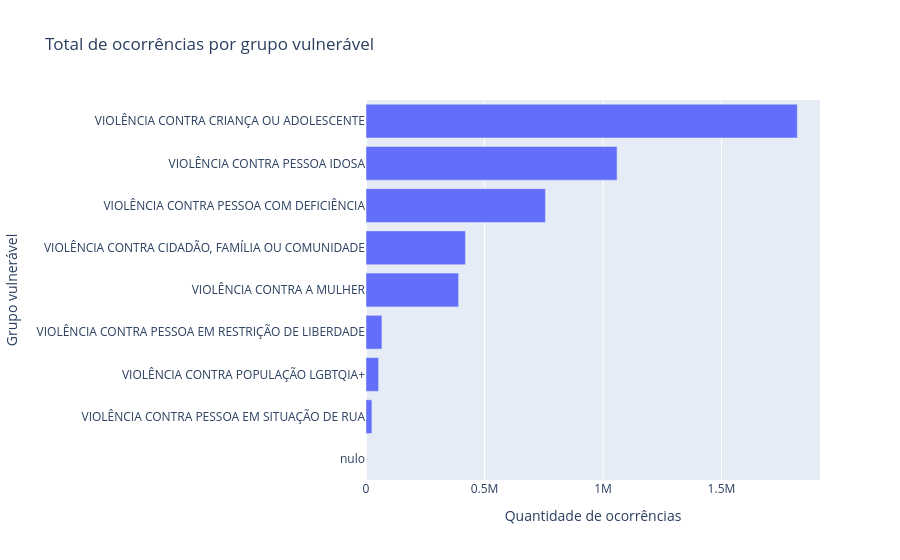

The code cell stored with this chart in its notebook:
### Code cell
grupo_vulneravel_total_ordenado = grupo_vulneravel_total.sort_values("quantidade", ascending=True)

fig = px.bar(
    grupo_vulneravel_total_ordenado,
    x="quantidade",
    y="Grupo_vulnerável",
    orientation="h",
    title="Total de ocorrências por grupo vulnerável",
    labels={"quantidade": "Quantidade de ocorrências", "Grupo_vulnerável": "Grupo vulnerável"},
)
fig.show()

grupo_vulneravel_total_ordenado

### Figure 1 — Plotly figure (JSON) as saved in the notebook; plotly's stock layout.template omitted (floating-point values rounded to 4 significant figures)
{"data": [{"hovertemplate": "Quantidade de ocorrências=%{x}<br>Grupo vulnerável=%{y}<extra></extra>", "legendgroup": "", "marker": {"color": "#636efa", "pattern": {"shape": ""}}, "name": "", "orientation": "h", "showlegend": false, "textposition": "auto", "type": "bar", "x": [1, 24851, 53238, 67235, 390835, 419723, 757193, 1059465, 1819858], "xaxis": "x", "y": ["nulo", "VIOLÊNCIA CONTRA PESSOA EM SITUAÇÃO DE RUA", "VIOLÊNCIA CONTRA POPULAÇÃO LGBTQIA+", "VIOLÊNCIA CONTRA PESSOA EM RESTRIÇÃO DE LIBERDADE", "VIOLÊNCIA CONTRA A MULHER", "VIOLÊNCIA CONTRA CIDADÃO, FAMÍLIA OU COMUNIDADE", "VIOLÊNCIA CONTRA PESSOA COM DEFICIÊNCIA", "VIOLÊNCIA CONTRA PESSOA IDOSA", "VIOLÊNCIA CONTRA CRIANÇA OU ADOLESCENTE"], "yaxis": "y"}], "layout": {"barmode": "relative", "legend": {"tracegroupgap": 0}, "title": {"text": "Total de ocorrências por grupo vulnerável"}, "xaxis": {"anchor": "y", "domain": [0, 1], "title": {"text": "Quantidade de ocorrências"}}, "yaxis": {"anchor": "x", "domain": [0, 1], "title": {"text": "Grupo vulnerável"}}}}
